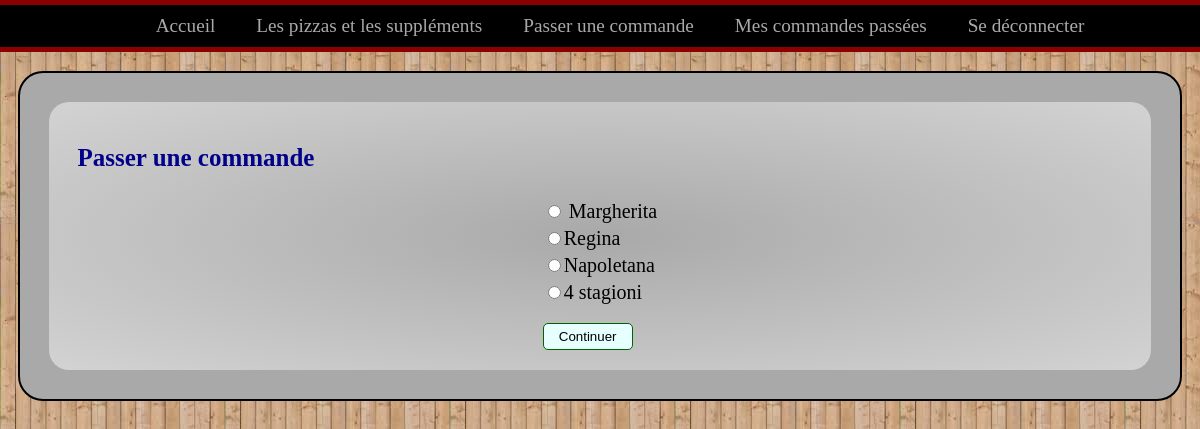
/passe_user.php (signed in), run on the app's committed database.
### tables this page shows
CREATE TABLE `recettes` (
  `rid` int(11) NOT NULL,
  `nom` varchar(30) NOT NULL,
  `prix` float UNSIGNED NOT NULL
);

### connection.php (called while the page is built, shortened)
<?php
function connection($quest){
	try {
		require('db_config.php');
		$db = new PDO("mysql:host=$hostname;dbname=$dbname;charset=utf8", $username, $password);
		$db->setAttribute(PDO::ATTR_ERRMODE, PDO::ERRMODE_EXCEPTION);
	}
	catch(PDOException $e){
		exit("Erreur de connexion" .$e->getMessage());
	}
	$res = $db->prepare($quest);
	return $res;
}

### form/user_passer_form.php (the view, shortened to what this page needs)
<?php
function print_form($res,$type,$i,$sid){
	echo '<form method="post">
				<table style="text-align: left;">
						';
	while($row = $res->fetch()) {
		echo '<tr><td>
					<input type="'.$type.'" name="option'.$i.'" value="'.$row["id"].'">'.htmlspecialchars($row["nom"]).'<br/>
						</td></tr>';
	}
	echo $i==0?
		'
				<tr><td><input class="mTop" type="submit" value="Continuer"></td>
		'
		:
		'
				<tr><td><input type="hidden" name="option0" value="'.$sid.'"></td></tr>
				<tr><td><input class="mTop" type="submit" name="StepTwo" value="Continuer"></td>
				<td><input class="mTop" type="submit" name="GetBack" value="Revenir"></td></tr>
		'
		;
	echo "		</table>
			</form>";
}

### style_pizza.css (style rules this page uses)
body { margin:0px; min-width:1000px; }
html { background: url("images/back.jpg") }
input,.form-group button { border-radius: 5px; padding: 5px 15px; background-color: #e6ffff; display: inline; border: 1px solid darkgreen; }
.form-group,.mTop { margin-top: 15px; }
.center table { margin:auto; }

### data on the page
recettes: nom "Margherita"
recettes: nom "Regina"
recettes: nom "Napoletana"
recettes: nom "4 stagioni"
